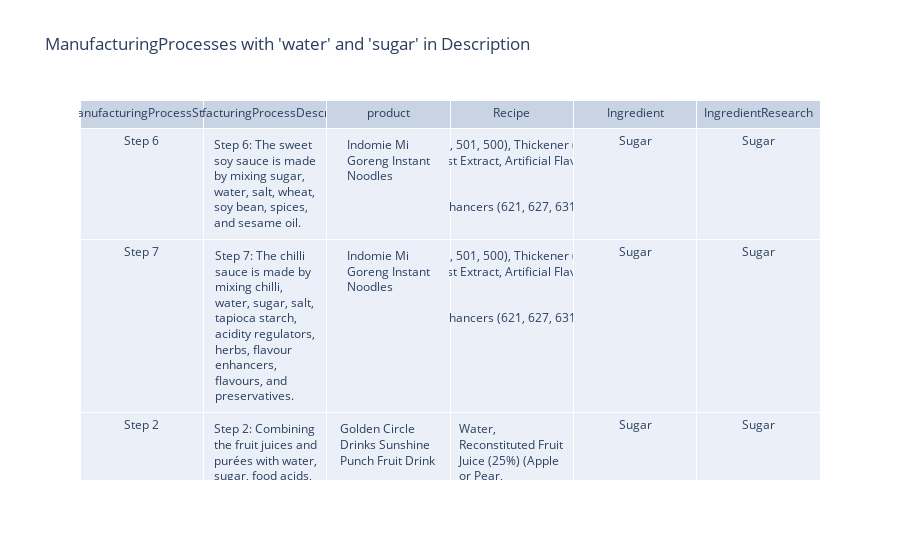

Notebook code for this chart:
### Code cell
import pandas as pd
import spacy
import plotly.graph_objects as go

# Load spaCy English model
nlp = spacy.load('en_core_web_sm')


keyword_groups = [['water', 'sugar']]

# Defining Filter Functions
def filter_descriptions(description):
    if pd.notnull(description):
        doc = nlp(str(description).lower())
        tokens = [token.text for token in doc]
        for group in keyword_groups:
            if all(word in tokens for word in group):
                return True
    return False

# Filtering data frames and constructing lists of results
result = []
for index, row in df.iterrows():
    if filter_descriptions(row['ManufacturingProcessDescription']):
        result.append({
            'ManufacturingProcessStep': row['ManufacturingProcessStep'],
            'ManufacturingProcessDescription': row['ManufacturingProcessDescription'],
            'Recipe': row['Recipe'],
            'Product': row['Product'],
            'Ingredient': row['Ingredient'],
            'IngredientResearch': row['IngredientResearch']
        })


result_df = pd.DataFrame(result)


fig_data = [go.Table(
    header=dict(values=['ManufacturingProcessStep', 'ManufacturingProcessDescription', 'product','Recipe','Ingredient','IngredientResearch']),
    cells=dict(values=[result_df['ManufacturingProcessStep'], result_df['ManufacturingProcessDescription'],result_df['Product'], 
                       result_df['Recipe'],result_df['Ingredient'],result_df['IngredientResearch']])
)]



fig_layout = go.Layout(
    title='ManufacturingProcesses with \'water\' and \'sugar\' in Description'
)


fig = go.Figure(data=fig_data, layout=fig_layout)
fig.show()

### Figure 1 — Plotly figure (JSON) as saved in the notebook; plotly's stock layout.template omitted (floating-point values rounded to 4 significant figures; data arrays with more than 128 entries replaced by an {"elided": "..."} marker saying what was removed)
{"data": [{"cells": {"values": {"elided": "6x122 str values"}}, "header": {"values": ["ManufacturingProcessStep", "ManufacturingProcessDescription", "product", "Recipe", "Ingredient", "IngredientResearch"]}, "type": "table"}], "layout": {"title": {"text": "ManufacturingProcesses with 'water' and 'sugar' in Description"}}}
